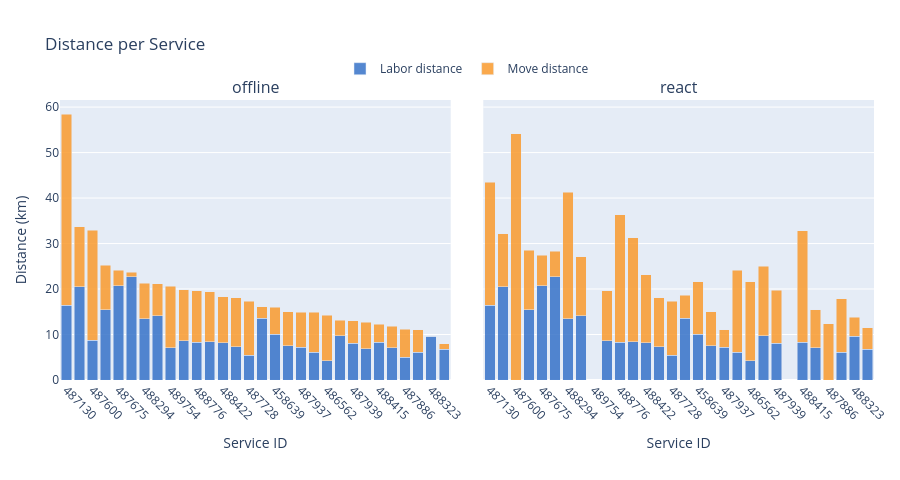

Source (notebook cell):
### Markdown cell above
---
## Distance per Service

### Code cell
build_comparison_service_figure(pair, LABEL_A, LABEL_B).show()

### Figure 1 — Plotly figure (JSON) as saved in the notebook; plotly's stock layout.template omitted (floating-point values rounded to 4 significant figures)
{"data": [{"hoverinfo": "text", "hovertext": ["Service 487130<br>Labor: 16.38 km", "Service 487607<br>Labor: 20.46 km", "Service 487600<br>Labor: 8.79 km", "Service 487359<br>Labor: 15.47 km", "Service 487675<br>Labor: 20.70 km", "Service 487677<br>Labor: 22.68 km", "Service 488294<br>Labor: 13.43 km", "Service 487778<br>Labor: 14.16 km", "Service 489754<br>Labor: 7.14 km", "Service 488755<br>Labor: 8.59 km", "Service 488776<br>Labor: 8.32 km", "Service 488429<br>Labor: 8.39 km", "Service 488422<br>Labor: 8.17 km", "Service 486063<br>Labor: 7.34 km", "Service 487728<br>Labor: 5.46 km", "Service 488908<br>Labor: 13.60 km", "Service 458639<br>Labor: 10.07 km", "Service 487054<br>Labor: 7.56 km", "Service 487937<br>Labor: 7.19 km", "Service 485307<br>Labor: 6.14 km", "Service 486562<br>Labor: 4.21 km", "Service 488287<br>Labor: 9.72 km", "Service 487939<br>Labor: 8.08 km", "Service 489620<br>Labor: 6.92 km", "Service 488415<br>Labor: 8.31 km", "Service 488182<br>Labor: 7.05 km", "Service 487886<br>Labor: 5.03 km", "Service 486064<br>Labor: 6.12 km", "Service 488323<br>Labor: 9.58 km", "Service 489558<br>Labor: 6.79 km"], "legendgroup": "labor_dist", "marker": {"color": "rgba(55, 115, 200, 0.85)"}, "name": "Labor distance", "showlegend": true, "type": "bar", "x": ["487130", "487607", "487600", "487359", "487675", "487677", "488294", "487778", "489754", "488755", "488776", "488429", "488422", "486063", "487728", "488908", "458639", "487054", "487937", "485307", "486562", "488287", "487939", "489620", "488415", "488182", "487886", "486064", "488323", "489558"], "xaxis": "x", "y": [16.38, 20.46, 8.79, 15.47, 20.7, 22.68, 13.43, 14.16, 7.14, 8.59, 8.32, 8.39, 8.17, 7.34, 5.46, 13.6, 10.07, 7.56, 7.19, 6.14, 4.21, 9.72, 8.08, 6.92, 8.31, 7.05, 5.03, 6.12, 9.58, 6.79], "yaxis": "y"}, {"hoverinfo": "text", "hovertext": ["Service 487130<br>Move: 42.10 km", "Service 487607<br>Move: 13.22 km", "Service 487600<br>Move: 24.10 km", "Service 487359<br>Move: 9.76 km", "Service 487675<br>Move: 3.38 km", "Service 487677<br>Move: 1.04 km", "Service 488294<br>Move: 7.82 km", "Service 487778<br>Move: 6.98 km", "Service 489754<br>Move: 13.44 km", "Service 488755<br>Move: 11.20 km", "Service 488776<br>Move: 11.27 km", "Service 488429<br>Move: 10.96 km", "Service 488422<br>Move: 10.10 km", "Service 486063<br>Move: 10.70 km", "Service 487728<br>Move: 11.80 km", "Service 488908<br>Move: 2.51 km", "Service 458639<br>Move: 5.88 km", "Service 487054<br>Move: 7.50 km", "Service 487937<br>Move: 7.69 km", "Service 485307<br>Move: 8.71 km", "Service 486562<br>Move: 10.04 km", "Service 488287<br>Move: 3.39 km", "Service 487939<br>Move: 5.00 km", "Service 489620<br>Move: 5.73 km", "Service 488415<br>Move: 3.92 km", "Service 488182<br>Move: 4.76 km", "Service 487886<br>Move: 6.18 km", "Service 486064<br>Move: 4.98 km", "Service 488323<br>Move: 0.00 km", "Service 489558<br>Move: 1.13 km"], "legendgroup": "move_dist", "marker": {"color": "rgba(250, 155, 45, 0.85)"}, "name": "Move distance", "showlegend": true, "type": "bar", "x": ["487130", "487607", "487600", "487359", "487675", "487677", "488294", "487778", "489754", "488755", "488776", "488429", "488422", "486063", "487728", "488908", "458639", "487054", "487937", "485307", "486562", "488287", "487939", "489620", "488415", "488182", "487886", "486064", "488323", "489558"], "xaxis": "x", "y": [42.1, 13.22, 24.1, 9.76, 3.38, 1.04, 7.82, 6.98, 13.44, 11.2, 11.27, 10.96, 10.1, 10.7, 11.8, 2.51, 5.88, 7.5, 7.69, 8.71, 10.04, 3.39, 5, 5.73, 3.92, 4.76, 6.18, 4.98, 0, 1.13], "yaxis": "y"}, {"hoverinfo": "text", "hovertext": ["Service 487130<br>Labor: 16.38 km", "Service 487607<br>Labor: 20.46 km", "Service 487600<br>Labor: 0.00 km", "Service 487359<br>Labor: 15.47 km", "Service 487675<br>Labor: 20.70 km", "Service 487677<br>Labor: 22.68 km", "Service 488294<br>Labor: 13.43 km", "Service 487778<br>Labor: 14.16 km", "Service 489754<br>Labor: 0.00 km", "Service 488755<br>Labor: 8.59 km", "Service 488776<br>Labor: 8.32 km", "Service 488429<br>Labor: 8.39 km", "Service 488422<br>Labor: 8.17 km", "Service 486063<br>Labor: 7.34 km", "Service 487728<br>Labor: 5.46 km", "Service 488908<br>Labor: 13.60 km", "Service 458639<br>Labor: 10.07 km", "Service 487054<br>Labor: 7.56 km", "Service 487937<br>Labor: 7.19 km", "Service 485307<br>Labor: 6.14 km", "Service 486562<br>Labor: 4.21 km", "Service 488287<br>Labor: 9.72 km", "Service 487939<br>Labor: 8.08 km", "Service 489620<br>Labor: 0.00 km", "Service 488415<br>Labor: 8.31 km", "Service 488182<br>Labor: 7.05 km", "Service 487886<br>Labor: 0.00 km", "Service 486064<br>Labor: 6.12 km", "Service 488323<br>Labor: 9.58 km", "Service 489558<br>Labor: 6.79 km"], "legendgroup": "labor_dist", "marker": {"color": "rgba(55, 115, 200, 0.85)"}, "name": "Labor distance", "showlegend": false, "type": "bar", "x": ["487130", "487607", "487600", "487359", "487675", "487677", "488294", "487778", "489754", "488755", "488776", "488429", "488422", "486063", "487728", "488908", "458639", "487054", "487937", "485307", "486562", "488287", "487939", "489620", "488415", "488182", "487886", "486064", "488323", "489558"], "xaxis": "x2", "y": [16.38, 20.46, 0, 15.47, 20.7, 22.68, 13.43, 14.16, 0, 8.59, 8.32, 8.39, 8.17, 7.34, 5.46, 13.6, 10.07, 7.56, 7.19, 6.14, 4.21, 9.72, 8.08, 0, 8.31, 7.05, 0, 6.12, 9.58, 6.79], "yaxis": "y2"}, {"hoverinfo": "text", "hovertext": ["Service 487130<br>Move: 27.08 km", "Service 487607<br>Move: 11.72 km", "Service 487600<br>Move: 54.09 km", "Service 487359<br>Move: 13.01 km", "Service 487675<br>Move: 6.76 km", "Service 487677<br>Move: 5.62 km", "Service 488294<br>Move: 27.90 km", "Service 487778<br>Move: 12.95 km", "Service 489754<br>Move: 0.00 km", "Service 488755<br>Move: 10.98 km", "Service 488776<br>Move: 28.00 km", "Service 488429<br>Move: 22.89 km", "Service 488422<br>Move: 14.97 km", "Service 486063<br>Move: 10.70 km", "Service 487728<br>Move: 11.80 km", "Service 488908<br>Move: 5.01 km", "Service 458639<br>Move: 11.53 km", "Service 487054<br>Move: 7.50 km", "Service 487937<br>Move: 3.91 km", "Service 485307<br>Move: 17.94 km", "Service 486562<br>Move: 17.43 km", "Service 488287<br>Move: 15.30 km", "Service 487939<br>Move: 11.64 km", "Service 489620<br>Move: 0.00 km", "Service 488415<br>Move: 24.51 km", "Service 488182<br>Move: 8.42 km", "Service 487886<br>Move: 12.37 km", "Service 486064<br>Move: 11.73 km", "Service 488323<br>Move: 4.20 km", "Service 489558<br>Move: 4.65 km"], "legendgroup": "move_dist", "marker": {"color": "rgba(250, 155, 45, 0.85)"}, "name": "Move distance", "showlegend": false, "type": "bar", "x": ["487130", "487607", "487600", "487359", "487675", "487677", "488294", "487778", "489754", "488755", "488776", "488429", "488422", "486063", "487728", "488908", "458639", "487054", "487937", "485307", "486562", "488287", "487939", "489620", "488415", "488182", "487886", "486064", "488323", "489558"], "xaxis": "x2", "y": [27.08, 11.72, 54.09, 13.01, 6.76, 5.62, 27.9, 12.95, 0, 10.98, 28, 22.89, 14.97, 10.7, 11.8, 5.01, 11.53, 7.5, 3.91, 17.94, 17.43, 15.3, 11.64, 0, 24.51, 8.42, 12.37, 11.73, 4.2, 4.65], "yaxis": "y2"}], "layout": {"annotations": [{"font": {"size": 16}, "showarrow": false, "text": "offline", "x": 0.24, "xanchor": "center", "xref": "paper", "y": 1, "yanchor": "bottom", "yref": "paper"}, {"font": {"size": 16}, "showarrow": false, "text": "react", "x": 0.76, "xanchor": "center", "xref": "paper", "y": 1, "yanchor": "bottom", "yref": "paper"}], "barmode": "stack", "height": 480, "hovermode": "x", "legend": {"orientation": "h", "x": 0.5, "xanchor": "center", "y": 1.06, "yanchor": "bottom"}, "margin": {"b": 100, "l": 60, "r": 20, "t": 100}, "title": {"text": "Distance per Service"}, "xaxis": {"anchor": "y", "domain": [0, 0.48], "tickangle": 45, "title": {"text": "Service ID"}}, "xaxis2": {"anchor": "y2", "domain": [0.52, 1], "tickangle": 45, "title": {"text": "Service ID"}}, "yaxis": {"anchor": "x", "domain": [0, 1], "title": {"text": "Distance (km)"}}, "yaxis2": {"anchor": "x2", "domain": [0, 1], "matches": "y", "showticklabels": false}}}
